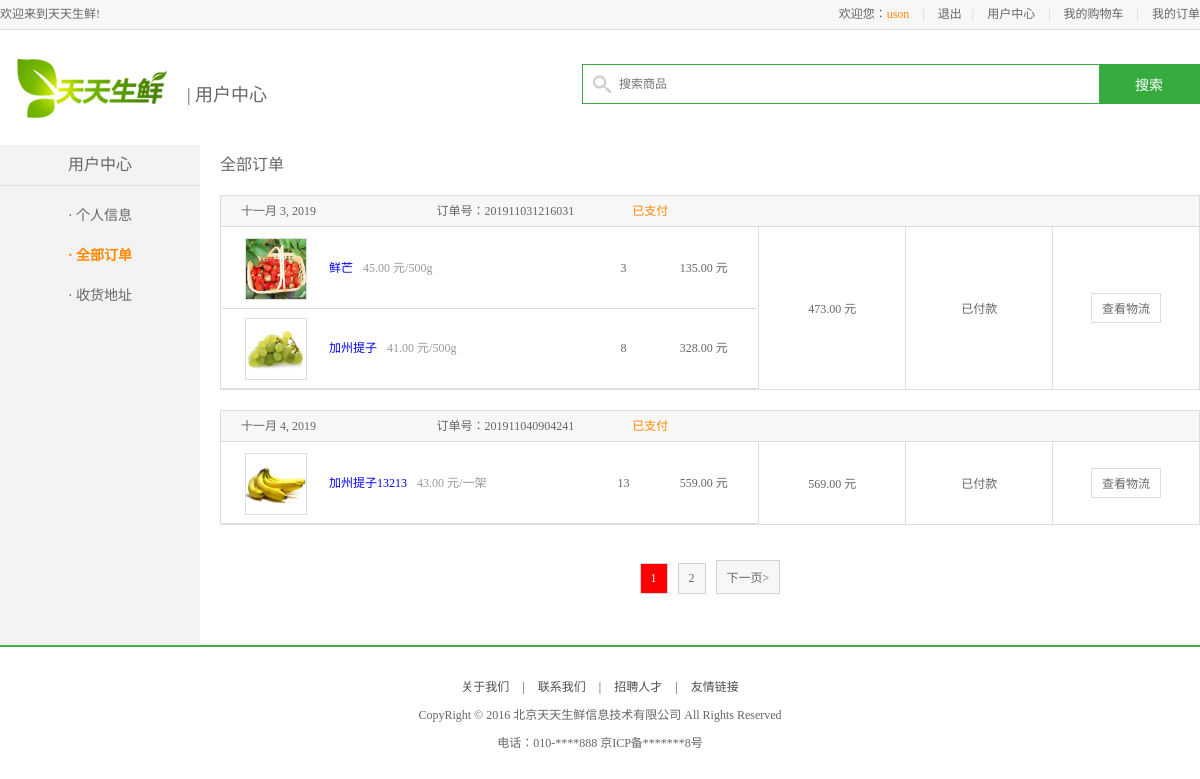
Screenshot of /user/uinfo_order/ (signed in) with the database file from the repository.
### orderapp/models.py (models this page shows)
class OrderInfo(models.Model):
    oid = models.AutoField(max_length=20, primary_key=True)
    user = models.ForeignKey('userapp.UserInfo', on_delete=models.CASCADE)
    oIsPay = models.BooleanField(default=False)
    oaddress = models.CharField(max_length=100)
    odate = models.DateField(auto_now=True)
    ototal = models.DecimalField(max_digits=6, decimal_places=2)

class OrderDetailInfo(models.Model):
    goods = models.ForeignKey('goodsapp.GoodsInfo', on_delete=models.CASCADE)
    price = models.DecimalField(max_digits=5, decimal_places=2)
    count = models.IntegerField()
    order = models.ForeignKey('OrderInfo', on_delete=models.CASCADE)

### goodsapp/models.py (models this page shows)
class GoodsInfo(models.Model):
    gtitle = models.CharField(max_length=20, verbose_name='商品标题')
    gpic = models.ImageField(upload_to='goodsPic', verbose_name='商品图片')
    gprice = models.DecimalField(max_digits=7, decimal_places=2, verbose_name='商品价格')
    isDelete = models.BooleanField(default=False, verbose_name='是否删除')
    gunit = models.CharField(max_length=10, default='500g', verbose_name='单位')
    gclick = models.IntegerField(verbose_name='商品人气')
    gbrief = models.CharField(max_length=100, verbose_name='商品简介')
    gstock = models.IntegerField(verbose_name='商品库存') # 库存
    gcontent = HTMLField(verbose_name='详情内容')
    gtype = models.ForeignKey('TypeInfo', on_delete=models.CASCADE, verbose_name='商品类型')

### userapp/views.py (the view)
    def warper(request, *args, **kwargs):
        login_status = request.session.has_key('user_id')
        print("状态：", login_status)
        if not login_status:
            ret = redirect('/user/login/')
            ret.set_cookie('url', request.get_full_path())
            return ret
        return func(request, *args, **kwargs)

### userapp/templatetags/pay.py (called while the page is built)
@register.filter
def uson_pay(state, ispay):
    if ispay == 'ispay':
        if state:
            return '已支付'
        else:
            return '未支付'
    elif ispay == 'ispay_do':
        if state:
            return '已付款'
        else:
            return '未付款'
    elif ispay == 'ispay_go':
        if state:
            return '查看物流'
        else:
            return '去付款'

### userapp/views.py (called while the page is built)
def auth_login(func):
    def warper(request, *args, **kwargs):
        login_status = request.session.has_key('user_id')
        print("状态：", login_status)
        if not login_status:
            ret = redirect('/user/login/')
            ret.set_cookie('url', request.get_full_path())
            return ret
        return func(request, *args, **kwargs)
    return warper

@auth_login
def uinfo_order(request):
    if request.method == 'GET':
        uid = request.session.get('user_id')
        order_objs = OrderInfo.objects.filter(user_id=uid).order_by('pk')
        pobj = Paginator(order_objs, 2)
        pIndex = int(request.GET.get('pindex', '1'))
        order_objs = pobj.page(pIndex)
        print(order_objs.number)
        pagelist = pobj.page_range
        content = {
            'title': '全部订单',
            'order_objs': order_objs,
            'pagelist': pagelist,
        }
        return render(request, 'userinfo/user_center_order.html', content)

### templates/userinfo/user_center_order.html (shortened to what this page needs)
{% extends 'userinfo/base_center.html' %}
{% load pay %}
{% block css %}
    <link rel="stylesheet" type="text/css" href="/static/css/modal.css">
{% endblock %}
{% block user_body %}
    <div class="right_content clearfix">
        <h3 class="common_title2">全部订单</h3>
        {% for orderobj in order_objs %}
        <ul class="order_list_th w978 clearfix">
            <li class="col01">{{ orderobj.odate }}</li>
            <li class="col02">订单号：{{ orderobj.oid }}</li>
            <li class="col02 stress">{{ orderobj.oIsPay|uson_pay:'ispay' }}</li>
        </ul>
        <table class="order_list_table w980">
            <tbody>
                <tr>
                    <td width="55%">
                        {% for orderdetail in orderobj.orderdetailinfo_set.all  %}
                        <ul class="order_goods_list clearfix">
                            <li class="col01"><a href="/detail_{{ orderdetail.goods_id }}"><img src="/static/media/{{ orderdetail.goods.gpic }}"></a></li>
                            <li class="col02"><a href="/detail_{{ orderdetail.goods_id }}">{{ orderdetail.goods.gtitle }}</a><em>{{ orderdetail.price }} 元/{{ orderdetail.goods.gunit }}</em></li>
                            <li class="col03">{{ orderdetail.count }}</li>
                            <li class="col04">{% widthratio orderdetail.price 1 orderdetail.count as total %}{{ total|floatformat:'2' }} 元</li>
                        </ul>
                        {% endfor %}
                    </td>
                    <td width="15%">{{ orderobj.ototal }} 元</td>
                    <td width="15%">{{ orderobj.oIsPay|uson_pay:'ispay_do' }}</td>
                    <td width="15%"><a href="#" class="oper_btn">{{ orderobj.oIsPay|uson_pay:'ispay_go' }}</a></td>
                </tr>
            </tbody>
        </table>
        {% endfor %}
        <div class="pagenation">
        {% for pindex in pagelist %}
            {% if pindex == order_objs.number %}
                <a href="{% url 'user:uinfo_order' %}?pindex={{ pindex }}" class="active">{{ pindex }}</a>
            {% else %}
                <a href="{% url 'user:uinfo_order' %}?pindex={{ pindex }}">{{ pindex }}</a>
            {% endif %}
        {% endfor %}
        {% if order_objs.has_next %}
            <a href="{% url 'user:uinfo_order' %}?pindex={{ order_objs.next_page_number }}">下一页&gt;</a>
        {% endif %}
        </div>
    </div>
{% endblock %}

### templates/userinfo/base_center.html (shortened to what this page needs)
{% extends 'userinfo/base_foot.html' %}
{% block content %}
    {% include 'include/public.html' %}
	<div class="search_bar clearfix">
		<a href="/" class="logo fl"><img src="/static/images/logo.png"></a>
		<div class="sub_page_name fl">| 用户中心</div>
		<div class="search_con fr">
			<input type="text" class="input_text fl" name="" placeholder="搜索商品">
			<input type="button" class="input_btn fr" name="" value="搜索">
		</div>
	</div>
	<div class="main_con clearfix">
		<div class="left_menu_con clearfix">
			<h3>用户中心</h3>
			<ul>
				<li class="person"><a href="/user/uinfo/" class="active">· 个人信息</a></li>
				<li class="person"><a href="/user/uinfo_order/">· 全部订单</a></li>
				<li class="person"><a href="/user/uinfo_site/">· 收货地址</a></li>
			</ul>
		</div>
        {% block user_body %}
        {% endblock %}
	</div>
{% endblock %}

### templates/userinfo/base_foot.html (shortened to what this page needs)
<!DOCTYPE html PUBLIC "-//W3C//DTD XHTML 1.0 Transitional//EN" "http://www.w3.org/TR/xhtml1/DTD/xhtml1-transitional.dtd">
<html xmlns="http://www.w3.org/1999/xhtml" xml:lang="en">
<head>
	<link rel="stylesheet" type="text/css" href="/static/css/reset.css">
	<link rel="stylesheet" type="text/css" href="/static/css/main.css">
    {% block css %}{% endblock %}
</head>
<body>
    {% block content %}{% endblock %}
	<div class="footer no-mp">
		<div class="foot_link">
			<a href="#">关于我们</a>
			<span>|</span>
			<a href="#">联系我们</a>
			<span>|</span>
			<a href="#">招聘人才</a>
			<span>|</span>
			<a href="#">友情链接</a>
		</div>
		<p>CopyRight © 2016 北京天天生鲜信息技术有限公司 All Rights Reserved</p>
		<p>电话：010-****888    京ICP备*******8号</p>
	</div>
</body>
</html>

### templates/include/public.html (shortened to what this page needs)
<div class="header_con">
    <div class="header">
        <div class="welcome fl">欢迎来到天天生鲜!</div>
        <div class="fr">
            {% if request.session.username|default:'' != '' %}
            <div class="login_info fl">
                欢迎您：<em>{{ request.session.username }}</em>
                <span>|</span>
                <a onclick="return logOut();" href="/user/logout/">退出</a>
            </div>
            {% else %}
            <div class="login_btn fl">
                <a href="/user/login/?next={{ request.path_info }}">登录</a>
                <span>|</span>
                <a href="/user/register/">注册</a>
            </div>
            {% endif %}
            <div class="user_link fl">
                <span>|</span>
                <a href="{% url 'user:uinfo' %}">用户中心</a>
                <span>|</span>
                <a href="{% url 'cart:cart' %}">我的购物车</a>
                <span>|</span>
                <a href="{% url 'user:uinfo_order' %}">我的订单</a>
            </div>
        </div>
    </div>
</div>

### static/css/main.css (style rules this page uses)
body { font-family:'Microsoft Yahei';font-size:12px;color:#666; }
html,body { height:100% }
.header_con { background-color:#f7f7f7; height:29px; border-bottom:1px solid #dddddd }
.header { width:1200px; height:29px; margin:0 auto; }
.welcome,.login_info,.login_btn, .user_link { line-height:29px; }
.login_info em { color:#ff8800 }
.login_btn a,.user_link a,.login_info a { color:#666; }
.login_btn span,.user_link span, .login_info span { color:#cecece; margin:0 10px; }
.search_bar { width:1200px;height:115px;margin:0 auto; }
.logo { width:150px;height:59px;margin:29px 0 0 17px; }
.search_con { width:616px;height:38px;border:1px solid #37ab40;margin:34px 0 0 124px;background:url(../images/icons.png) 10px -338px no-repeat; }
.search_con .input_text { width:470px;height:34px;border:0px;margin:2px 0 0 36px;outline:none;font-size:12px;color:#737272;font-family:'Microsoft Yahei' }
.search_con .input_btn { width:100px;height:38px;background-color:#37ab40;border:0px;font-size:14px;color:#fff;font-family:'Microsoft Yahei';outline:none;cursor:pointer; }
.footer { border-top:2px solid #42ad46; margin:30px 0; }
.foot_link { text-align:center;margin-top:30px; }
.foot_link a,.foot_link span { color:#4e4e4e; }
.foot_link span { padding:0 10px }
.footer p { text-align:center; margin-top:10px; }
.pagenation { height:32px;text-align:center;font-size:0;margin:30px auto; }
.pagenation a { display:inline-block;border:1px solid #d2d2d2;background-color:#f8f6f7;font-size:12px;padding:7px 10px;color:#666;margin:5px }
.pagenation .active { background-color:red;color:#fff }
.no-mp { margin-top:0px; }
.sub_page_name { font-size:18px;color:#666;margin:50px 0 0 20px }
.order_list_th { width:1198px;border:1px solid #ddd;background-color:#f7f7f7;margin:20px auto 0; }
.order_list_th li { float:left;height:30px;line-height:30px }
.order_list_th .col01 { width:20%;margin-left:20px }
.order_list_th .col02 { width:20% }
.order_list_table { width:1200px; border-collapse:collapse; border-spacing:0px; border:1px solid #ddd; margin:-1px auto 0; }
.order_list_table td { border:1px solid #ddd; text-align:center; }
.order_goods_list { border-bottom:1px solid #ddd;margin-bottom:-2px; }
.order_goods_list li { float:left; height:80px;line-height:80px; }
.order_goods_list .col01 { width:20% }
.order_goods_list .col01 img { width:60px;height:60px;border:1px solid #ddd;margin:10px auto; }
.order_goods_list .col02 { width:50%;text-align:left; }
.order_goods_list .col02 em { color:#999;margin-left:10px }
.order_goods_list .col03 { width:10% }
.order_goods_list .col04 { width:20% }
.oper_btn { display:inline-block;border:1px solid #ddd;color:#666;padding:5px 10px }
.main_con { width:1200px; margin:0 auto; background:url(../images/left_bg.jpg) repeat-y; }
.left_menu_con { width:200px; float:left; }
.left_menu_con h3 { font-size:16px; line-height:40px; border-bottom:1px solid #ddd; text-align:center; margin-bottom:10px; }
.left_menu_con ul li { line-height:40px; text-align:center; font-size:14px; }
.left_menu_con ul li a { color:#666; }
.left_menu_con ul li .active { color:#ff8800; font-weight:bold; }
.right_content { width:980px; float:right; min-height:500px; }
.w980 { width:980px; }
.w978 { width:978px; }
.common_title2 { height:20px;line-height:20px;font-size:16px;margin:10px 0; }
.stress { color:#ff8800; }

### rows the page displays
OrderInfo: odate "十一月 3, 2019", oid "201911031216031", oIsPay|uson_pay "已支付", ototal "473.00", oIsPay|uson_pay "已付款", oIsPay|uson_pay "查看物流"
OrderDetailInfo: goods.gpic (picture), goods.gtitle "鲜芒", price "45.00", goods.gunit "500g", count "3", total "135.00"
OrderDetailInfo: goods.gpic (picture), goods.gtitle "加州提子", price "41.00", goods.gunit "500g", count "8", total "328.00"
OrderInfo: odate "十一月 4, 2019", oid "201911040904241", oIsPay|uson_pay "已支付", ototal "569.00", oIsPay|uson_pay "已付款", oIsPay|uson_pay "查看物流"
OrderDetailInfo: goods.gpic (picture), goods.gtitle "加州提子13213", price "43.00", goods.gunit "一架", count "13", total "559.00"

### other values shown
{{ request.session.username }} "uson"
{{ pindex }} "1"
{{ pindex }} "2"
